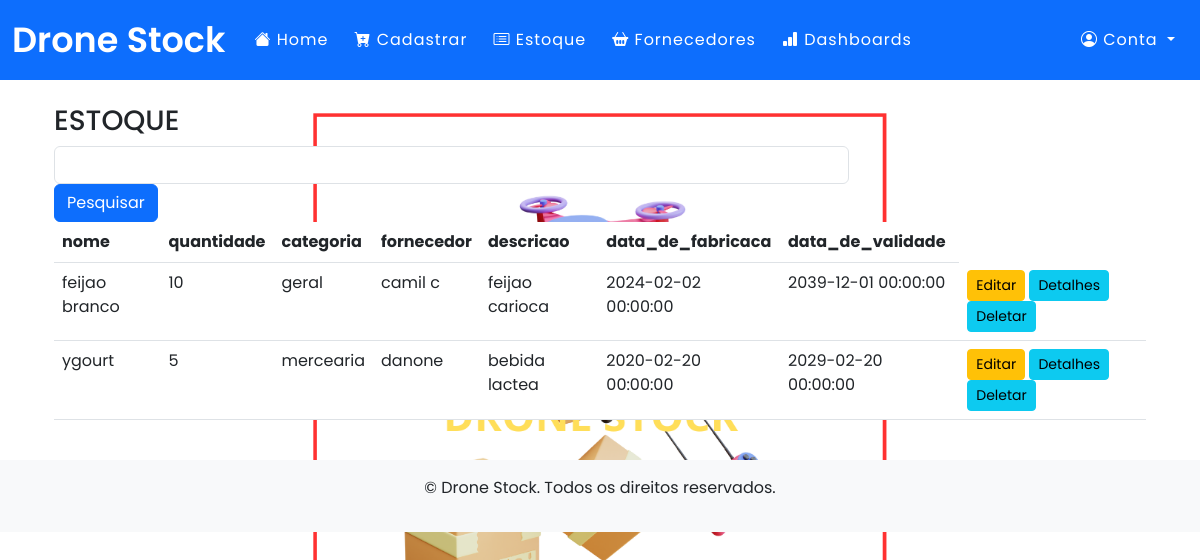
Page /estoque/lista/ (signed in) on the committed database.
### app/models.py (models this page shows)
class Produto(db.Model):
    __tablename__ = "produto"
    id = db.Column(db.Integer, primary_key=True, autoincrement=True)
    nome = db.Column(db.String(100), nullable=False)
    quantidade = db.Column(db.Integer, nullable=False)
    categoria = db.Column(db.String(100), nullable=False)
    descricao = db.Column(db.String(500), nullable=True)
    data_de_fabricacao = db.Column(db.DateTime, nullable=True)
    data_de_validade = db.Column(db.DateTime, nullable=True)
    fornecedor = db.Column(db.String(100), nullable=False)
    fornecedoras = db.relationship(
        'Fornecedora',
        secondary=produto_fornecedor,
        backref=db.backref('produtos', lazy='dynamic'),
        lazy='dynamic'
    )

### app/routes.py (the view)
@app.route('/estoque/lista/')
@login_required
def estoque_lista():
    pesquisa = request.args.get('pesquisa', '')
    dados = Produto.query.order_by('nome')
    if pesquisa:
        dados = dados.filter_by(nome=pesquisa)
    context = {'dados': dados.all()}
    for linha in dados:
        print(linha.nome)
        print(linha.quantidade)
        print(linha.fornecedor)
        print(linha.descricao)
        print(linha.data_de_fabricacao)
        print(linha.data_de_validade)
    return render_template('estoque.html', context=context)

### app/models.py (called while the page is built)
@login_manager.user_loader
def load_user(user_id):
    return User.query.get(user_id)

### app/templates/estoque.html
{%extends "base.html"%}
{%block content%}
<div class="container">
    <div class="row mt-4">
    <h3> ESTOQUE</h3>
  <form method="get" class="row">
 <div class = "col-9">
    <input type="text" name="pesquisa" class="form-control">
 </div>
 <div class="col-12">
    <button type="submit" class="btn btn-primary">Pesquisar</button>
 </div>
  </form>
        <div class="col-12">
            <table class="table">
                    <thead>
                        <tr>
                          <th>nome</th>
                          <th>quantidade</th>
                          <th>categoria</th>
                          <th> fornecedor</th>
                          <th> descricao</th>
                          <th>data_de_fabricaca</th>
                          <th> data_de_validade </th>
                        </tr>
                    </thead>
                    <tbody>
                        {%for linha in context['dados']%}
                        <tr>
                            <td>{{linha.nome}}</td>
                            <td>{{linha.quantidade}}</td>
                            <td>{{linha.categoria}}</td>
                            <td>{{linha.fornecedor}}</td>
                            <td>{{linha.descricao}}</td>
                            <td>{{linha.data_de_fabricacao}}</td>
                            <td>{{linha.data_de_validade}}</td>
                            <td>
                                <a href="{{ url_for('editar_produto', id=linha.id) }}" class="btn btn-warning btn-sm">Editar</a>
                                <a href="{{ url_for('detalhes_vizualizar_produto', id=linha.id) }}" class="btn btn-info btn-sm">Detalhes</a>
                                <a href="{{ url_for('deletarproduto', id=linha.id) }}" class="btn btn-info btn-sm">Deletar</a>
                            </td>
                        </tr>
                         {%endfor%}
                    </tbody>
            </table>
        </div>
    </div>
</div>
{%endblock%}

### app/static/css/custom.css (style rules this page uses)
* { margin: 0; padding: 0; box-sizing: border-box; font-family: 'Poppins', sans-serif; }
body { background-image: url("/static/images/dronestock.png"); background-size: cover; background-position: center; background-repeat: no-repeat; background-attachment: fixed; }

### rows in the picture
Produto: nome "feijao branco", quantidade "10", categoria "geral", fornecedor "camil c", descricao "feijao carioca", data_de_fabricacao "2024-02-02 00:00:00", data_de_validade "2039-12-01 00:00:00"
Produto: nome "ygourt", quantidade "5", categoria "mercearia", fornecedor "danone", descricao "bebida lactea", data_de_fabricacao "2020-02-20 00:00:00", data_de_validade "2029-02-20 00:00:00"
